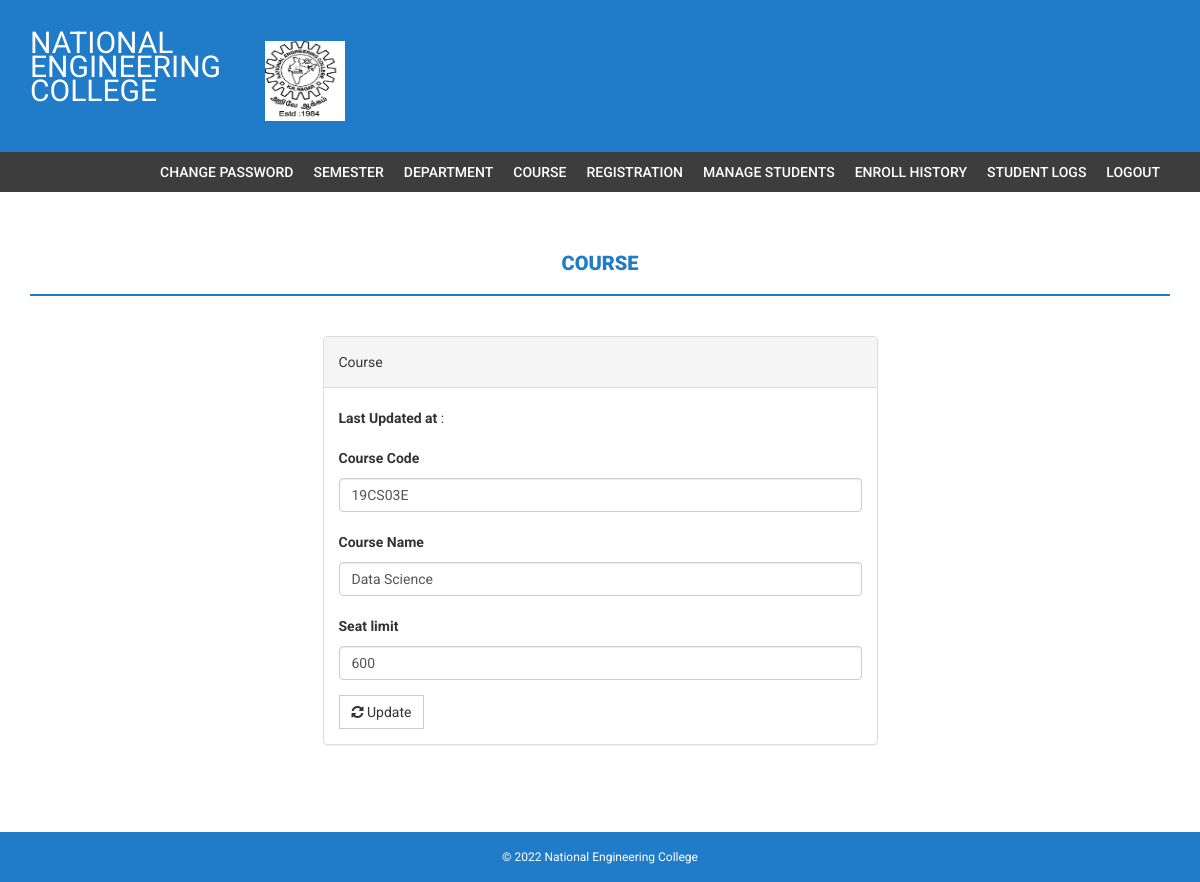
Page /admin/PEedit-course.php?id=2 (signed in) on the committed database.
### tables this page shows
CREATE TABLE IF NOT EXISTS `pecourse` (
  `id` int NOT NULL AUTO_INCREMENT,
  `courseCode` varchar(255) NOT NULL,
  `courseName` varchar(255) NOT NULL,
  `department` varchar(255) NOT NULL,
  `semester` varchar(225) NOT NULL,
  `noofelectives` int NOT NULL,
  `electivepos` int NOT NULL,
  `credit` float NOT NULL,
  `noofSeats` int NOT NULL,
  `batch` varchar(225) NOT NULL,
  `regulation` varchar(225) NOT NULL,
  `creationDate` timestamp NOT NULL DEFAULT CURRENT_TIMESTAMP,
  `updationDate` varchar(255) NOT NULL,
  PRIMARY KEY (`id`)
);

### admin/PEedit-course.php (the view, shortened to what this page needs)
<?php
if(strlen($_SESSION['alogin'])==0)
    {
header('location:index.php');
}
else{
$id=intval($_GET['id']);
?>
<!DOCTYPE html>
<html xmlns="http://www.w3.org/1999/xhtml">
<head>
    <link href="assets/css/bootstrap.css" rel="stylesheet" />
    <link href="assets/css/font-awesome.css" rel="stylesheet" />
    <link href="assets/css/style.css" rel="stylesheet" />
</head>
<body>
<?php include('includes/header.php');?>
<?php if($_SESSION['alogin']!="")
{
 include('includes/menubar.php');
}
 ?>
    <div class="content-wrapper">
        <div class="container">
              <div class="row">
                    <div class="col-md-12">
                        <h1 class="page-head-line">Course  </h1>
                    </div>
                </div>
                <div class="row" >
                  <div class="col-md-3"></div>
                    <div class="col-md-6">
                        <div class="panel panel-default">
                        <div class="panel-heading">
                           Course
                        </div>
                        <div class="panel-body">
                       <form name="dept" method="post">
<?php
$sql=mysqli_query($bd, "select * from pecourse where id='$id'");
while($row=mysqli_fetch_array($sql))
{
?>
<p><b>Last Updated at</b> :<?php echo htmlentities($row['updationDate']);?></p>
   <div class="form-group">
    <label for="coursecode">Course Code  </label>
    <input type="text" class="form-control" id="coursecode" name="coursecode" placeholder="Course Code" value="<?php echo htmlentities($row['courseCode']);?>" required />
  </div>
 <div class="form-group">
    <label for="coursename">Course Name  </label>
    <input type="text" class="form-control" id="coursename" name="coursename" placeholder="Course Name" value="<?php echo htmlentities($row['courseName']);?>" required />
  </div>
<div class="form-group">
    <label for="seatlimit">Seat limit  </label>
    <input type="text" class="form-control" id="seatlimit" name="seatlimit" placeholder="Seat limit" value="<?php echo htmlentities($row['noofSeats']);?>" required />
  </div>
<?php } ?>
 <button type="submit" name="submit" class="btn btn-default"><i class=" fa fa-refresh "></i> Update</button>
</form>
                            </div>
                            </div>
                    </div>
                </div>
            </div>
        </div>
  <?php include('includes/footer.php');?>
</body>
</html>
<?php } ?>

### admin/assets/css/style.css (style rules this page uses)
body { font-family: 'Roboto', sans-serif; line-height: 30px; }
.content-wrapper { margin-top: 40px; min-height: 600px; padding-bottom: 60px; }
.page-head-line { font-weight: 900; padding-bottom: 20px; border-bottom: 2px solid #207cc9; text-transform: uppercase; color: #207cc9; font-size: 20px; margin-bottom: 40px; }
.btn { border-radius: 0px; -webkit-border-radius: 0px; -moz-border-radius: 0px; }

### admin/includes/footer.php (style rules this page uses)
.col-md-12 { text-align: center; }

### rows in the picture
pecourse: coursecode "19CS03E", coursename "Data Science", seatlimit "600"
